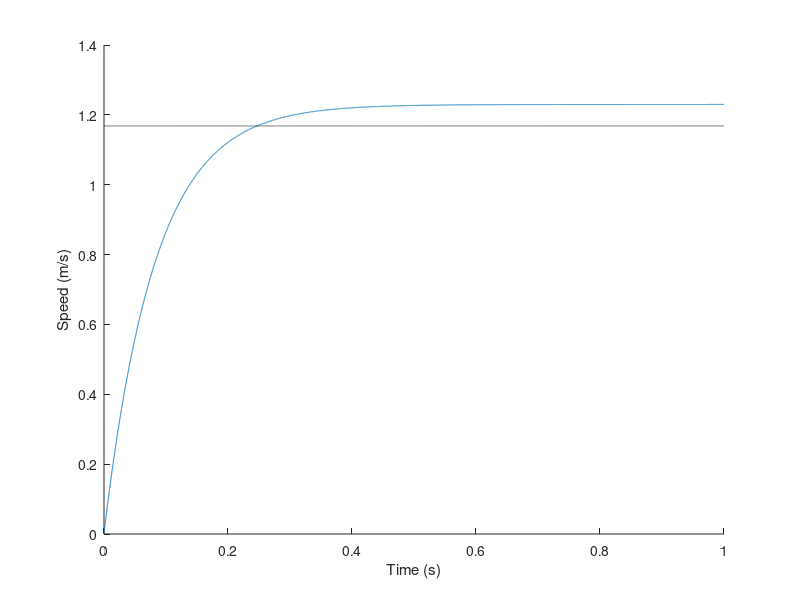

Source code (MATLAB):
clc; clear; close all;

% General params
NUM_MODULES = 3;
ROBOT_MASS = 7; % kg
CoF = 0.5;
friction_cutoff = CoF * ROBOT_MASS * 9.8; % N

% Module params
WHEEL_DIA = 2.375 * 2.54 / 100; % m
GEAR_REDUCTION = 0.75; % 1:GEAR_REDUCTION
SPEED_LOSS_CONSTANT = 0.8;

% Motor params
STALL_TORQUE = 1.4; %N*m Phidgets 3258E_0 10:1
FREE_RPM = 365; %RPM Phidgets 3258E_0 10:1
p = polyfit([0; FREE_RPM], [STALL_TORQUE; 0], 1);

% Sim params
SIM_TIMESTEP = 0.0001; % s
SIM_NUM_STEPS = 10000;

%% Shared calcs
max_rpm_loaded = SPEED_LOSS_CONSTANT * FREE_RPM;
max_speed_loaded = (max_rpm_loaded / 60 / GEAR_REDUCTION) * pi * WHEEL_DIA;
stall_force_at_wheel = STALL_TORQUE * GEAR_REDUCTION / (WHEEL_DIA/2); % N

%% Calculating linear specs
max_linear_accel = NUM_MODULES * stall_force_at_wheel / ROBOT_MASS;

loaded_torque = polyval(p, max_rpm_loaded);
loaded_force = loaded_torque * GEAR_REDUCTION / (WHEEL_DIA/2);

resistance_factor = loaded_force / max_speed_loaded; % N / m/s
resistance_factor_t = resistance_factor * (WHEEL_DIA/2) / GEAR_REDUCTION; % N*m / m/s

cur_rpm = 0;
cur_speed = 0;
cur_time = 0;
speeds = zeros(SIM_NUM_STEPS, 1);
times = zeros(SIM_NUM_STEPS, 1);
zero2speed = 0;
for i=1:SIM_NUM_STEPS
    torque = polyval(p, cur_rpm);
    torque = torque - cur_speed * resistance_factor_t;
    
    force = torque * GEAR_REDUCTION / (WHEEL_DIA/2);
    if force > friction_cutoff
        force = friction_cutoff;
    end
    
    accel = NUM_MODULES * force / ROBOT_MASS;
    d_speed = accel * SIM_TIMESTEP;
    cur_speed = cur_speed + d_speed;
    cur_rpm = cur_rpm + d_speed / WHEEL_DIA / pi * GEAR_REDUCTION * 60;
    
    if zero2speed == 0 && cur_speed >= 0.95 * max_speed_loaded
        zero2speed = cur_time;
    end
    
    speeds(i) = cur_speed;
    times(i) = cur_time;
    
    cur_time = cur_time + SIM_TIMESTEP;
end

figure(1);
hold on;
plot(times, speeds);
plot(times, ones(size(times)) * 0.95 * max_speed_loaded, 'k--');
xlabel('Time (s)');
ylabel('Speed (m/s)');
hold off;

disp(['Max linear speed: ', num2str(max_speed_loaded), ' m/s']);
disp(['Max linear acceleration: ', num2str(max_linear_accel), ' m/s^2']);
disp(['Zero to 95% max speed in: ', num2str(zero2speed), ' s']);

%% Calculating rotation specs
module_radius = 0.2; % m
max_speed_rot = max_speed_loaded / module_radius;
MOI = 3 * ROBOT_MASS/3 * module_radius^2;
rotational_torque = 3*module_radius*stall_force_at_wheel;
rotational_accel = rotational_torque/MOI;

disp(['Max rotational speed: ', num2str(max_speed_rot), ' rad/s']);
disp(['Max rotational acceleration: ', num2str(rotational_accel), ' rad/s^2']);
